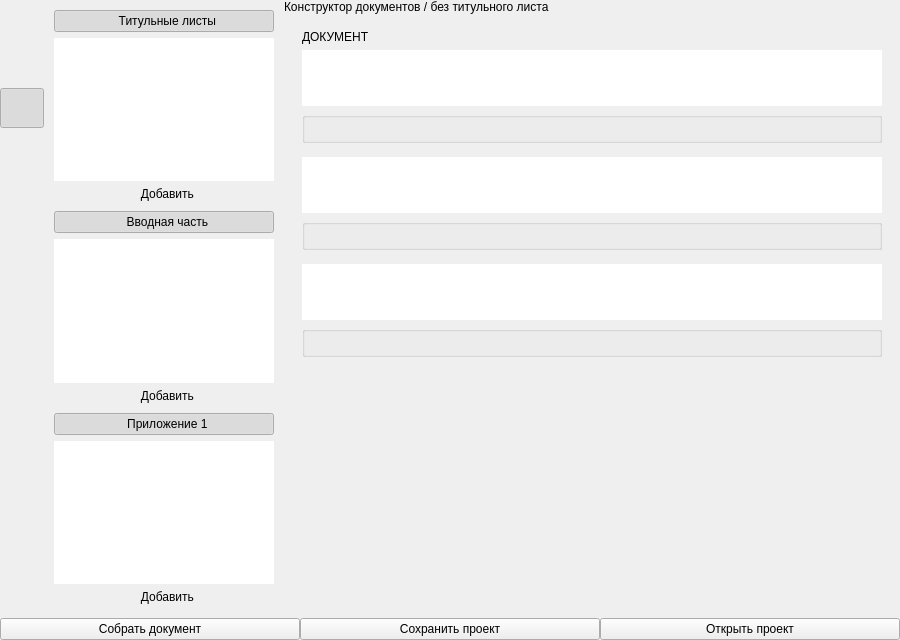
<?xml version="1.0" encoding="UTF-8"?>
<ui version="4.0">
 <class>MainWindow</class>
 <widget class="QMainWindow" name="MainWindow">
  <property name="geometry">
   <rect>
    <x>0</x>
    <y>0</y>
    <width>900</width>
    <height>640</height>
   </rect>
  </property>
  <property name="windowTitle">
   <string>Конструктор документов</string>
  </property>
  <widget class="QWidget" name="constructorCentral">
   <layout class="QVBoxLayout" name="outerLayout">
    <property name="spacing"><number>0</number></property>
    <property name="leftMargin"><number>0</number></property>
    <property name="topMargin"><number>0</number></property>
    <property name="rightMargin"><number>0</number></property>
    <property name="bottomMargin"><number>0</number></property>
    <item>
     <widget class="QWidget" name="contentRow">
      <layout class="QHBoxLayout" name="contentRowLayout">
       <property name="spacing"><number>0</number></property>
       <property name="leftMargin"><number>0</number></property>
       <property name="topMargin"><number>0</number></property>
       <property name="rightMargin"><number>0</number></property>
       <property name="bottomMargin"><number>0</number></property>
       <item>
        <widget class="QWidget" name="activityBar">
         <property name="minimumSize"><size><width>44</width><height>0</height></size></property>
         <property name="maximumSize"><size><width>44</width><height>16777215</height></size></property>
         <layout class="QVBoxLayout" name="activityBarLayout">
          <property name="spacing"><number>0</number></property>
          <property name="leftMargin"><number>0</number></property>
          <property name="topMargin"><number>8</number></property>
          <property name="rightMargin"><number>0</number></property>
          <property name="bottomMargin"><number>8</number></property>
          <item>
           <widget class="QToolButton" name="activityBtn_search">
            <property name="minimumSize"><size><width>44</width><height>40</height></size></property>
            <property name="checkable"><bool>true</bool></property>
            <property name="autoExclusive"><bool>true</bool></property>
            <property name="autoRaise"><bool>true</bool></property>
            <property name="toolTip"><string>Поиск</string></property>
           </widget>
          </item>
          <item>
           <widget class="QToolButton" name="activityBtn_database">
            <property name="minimumSize"><size><width>44</width><height>40</height></size></property>
            <property name="checkable"><bool>true</bool></property>
            <property name="autoExclusive"><bool>true</bool></property>
            <property name="autoRaise"><bool>true</bool></property>
            <property name="toolTip"><string>База документов</string></property>
           </widget>
          </item>
          <item>
           <widget class="QToolButton" name="activityBtn_editor">
            <property name="minimumSize"><size><width>44</width><height>40</height></size></property>
            <property name="checkable"><bool>true</bool></property>
            <property name="checked"><bool>true</bool></property>
            <property name="autoExclusive"><bool>true</bool></property>
            <property name="autoRaise"><bool>true</bool></property>
            <property name="toolTip"><string>Редактор документов</string></property>
           </widget>
          </item>
          <item>
           <widget class="QToolButton" name="activityBtn_employees">
            <property name="minimumSize"><size><width>44</width><height>40</height></size></property>
            <property name="checkable"><bool>true</bool></property>
            <property name="autoExclusive"><bool>true</bool></property>
            <property name="autoRaise"><bool>true</bool></property>
            <property name="toolTip"><string>Сотрудники</string></property>
           </widget>
          </item>
          <item>
           <spacer name="activityBarSpacer">
            <property name="orientation"><enum>Qt::Orientation::Vertical</enum></property>
            <property name="sizeHint" stdset="0"><size><width>20</width><height>40</height></size></property>
           </spacer>
          </item>
         </layout>
        </widget>
       </item>
       <item>
        <widget class="QStackedWidget" name="viewStack">
         <widget class="QWidget" name="tab_document">
          <layout class="QVBoxLayout" name="tab_documentLayout">
           <property name="spacing"><number>0</number></property>
           <property name="leftMargin"><number>0</number></property>
           <property name="topMargin"><number>0</number></property>
           <property name="rightMargin"><number>0</number></property>
           <property name="bottomMargin"><number>0</number></property>
           <item>
            <widget class="QWidget" name="bodyWidget">
             <layout class="QHBoxLayout" name="bodyLayout">
              <property name="spacing"><number>0</number></property>
              <property name="leftMargin"><number>0</number></property>
              <property name="topMargin"><number>0</number></property>
              <property name="rightMargin"><number>0</number></property>
              <property name="bottomMargin"><number>0</number></property>
              <item>
               <widget class="QWidget" name="constructorSidebar">
                <property name="maximumSize">
                 <size><width>240</width><height>16777215</height></size>
                </property>
                <layout class="QVBoxLayout" name="sidebarLayout">
                 <property name="leftMargin"><number>10</number></property>
                 <property name="topMargin"><number>10</number></property>
                 <property name="rightMargin"><number>10</number></property>
                 <property name="bottomMargin"><number>10</number></property>
                 <item>
                  <widget class="QPushButton" name="titleGroupToggle">
                   <property name="text"><string>  Титульные листы</string></property>
                   <property name="checkable"><bool>true</bool></property>
                   <property name="checked"><bool>true</bool></property>
                   <property name="flat"><bool>true</bool></property>
                  </widget>
                 </item>
                 <item>
                  <widget class="QWidget" name="titleGroupContent">
                   <layout class="QVBoxLayout" name="titleGroupContentLayout">
                    <property name="spacing"><number>2</number></property>
                    <property name="leftMargin"><number>0</number></property>
                    <property name="topMargin"><number>0</number></property>
                    <property name="rightMargin"><number>0</number></property>
                    <property name="bottomMargin"><number>0</number></property>
                    <item>
                     <widget class="QListWidget" name="availableBlocksList">
                      <property name="dragEnabled"><bool>true</bool></property>
                      <property name="frameShape"><enum>QFrame::Shape::NoFrame</enum></property>
                      <property name="wordWrap"><bool>true</bool></property>
                      <property name="textElideMode"><enum>Qt::TextElideMode::ElideNone</enum></property>
                      <property name="resizeMode"><enum>QListView::ResizeMode::Adjust</enum></property>
                      <property name="horizontalScrollBarPolicy">
                       <enum>Qt::ScrollBarPolicy::ScrollBarAlwaysOff</enum>
                      </property>
                      <property name="sizePolicy">
                       <sizepolicy hsizetype="Preferred" vsizetype="Maximum">
                        <horstretch>0</horstretch><verstretch>0</verstretch>
                       </sizepolicy>
                      </property>
                     </widget>
                    </item>
                    <item>
                     <widget class="QPushButton" name="addTitleVariantBtn">
                      <property name="text"><string>  Добавить</string></property>
                      <property name="flat"><bool>true</bool></property>
                      <property name="cursor"><cursorShape>PointingHandCursor</cursorShape></property>
                     </widget>
                    </item>
                   </layout>
                  </widget>
                 </item>
                 <item>
                  <widget class="QPushButton" name="introGroupToggle">
                   <property name="text"><string>  Вводная часть</string></property>
                   <property name="checkable"><bool>true</bool></property>
                   <property name="checked"><bool>true</bool></property>
                   <property name="flat"><bool>true</bool></property>
                  </widget>
                 </item>
                 <item>
                  <widget class="QWidget" name="introGroupContent">
                   <layout class="QVBoxLayout" name="introGroupContentLayout">
                    <property name="spacing"><number>2</number></property>
                    <property name="leftMargin"><number>0</number></property>
                    <property name="topMargin"><number>0</number></property>
                    <property name="rightMargin"><number>0</number></property>
                    <property name="bottomMargin"><number>0</number></property>
                    <item>
                     <widget class="QListWidget" name="availableIntroBlocksList">
                      <property name="dragEnabled"><bool>true</bool></property>
                      <property name="frameShape"><enum>QFrame::Shape::NoFrame</enum></property>
                      <property name="wordWrap"><bool>true</bool></property>
                      <property name="textElideMode"><enum>Qt::TextElideMode::ElideNone</enum></property>
                      <property name="resizeMode"><enum>QListView::ResizeMode::Adjust</enum></property>
                      <property name="horizontalScrollBarPolicy">
                       <enum>Qt::ScrollBarPolicy::ScrollBarAlwaysOff</enum>
                      </property>
                      <property name="sizePolicy">
                       <sizepolicy hsizetype="Preferred" vsizetype="Maximum">
                        <horstretch>0</horstretch><verstretch>0</verstretch>
                       </sizepolicy>
                      </property>
                     </widget>
                    </item>
                    <item>
                     <widget class="QPushButton" name="addIntroVariantBtn">
                      <property name="text"><string>  Добавить</string></property>
                      <property name="flat"><bool>true</bool></property>
                      <property name="cursor"><cursorShape>PointingHandCursor</cursorShape></property>
                     </widget>
                    </item>
                   </layout>
                  </widget>
                 </item>
                 <item>
                  <widget class="QPushButton" name="appendix1GroupToggle">
                   <property name="text"><string>  Приложение 1</string></property>
                   <property name="checkable"><bool>true</bool></property>
                   <property name="checked"><bool>true</bool></property>
                   <property name="flat"><bool>true</bool></property>
                  </widget>
                 </item>
                 <item>
                  <widget class="QWidget" name="appendix1GroupContent">
                   <layout class="QVBoxLayout" name="appendix1GroupContentLayout">
                    <property name="spacing"><number>2</number></property>
                    <property name="leftMargin"><number>0</number></property>
                    <property name="topMargin"><number>0</number></property>
                    <property name="rightMargin"><number>0</number></property>
                    <property name="bottomMargin"><number>0</number></property>
                    <item>
                     <widget class="QListWidget" name="availableAppendix1BlocksList">
                      <property name="dragEnabled"><bool>true</bool></property>
                      <property name="frameShape"><enum>QFrame::Shape::NoFrame</enum></property>
                      <property name="wordWrap"><bool>true</bool></property>
                      <property name="textElideMode"><enum>Qt::TextElideMode::ElideNone</enum></property>
                      <property name="resizeMode"><enum>QListView::ResizeMode::Adjust</enum></property>
                      <property name="horizontalScrollBarPolicy">
                       <enum>Qt::ScrollBarPolicy::ScrollBarAlwaysOff</enum>
                      </property>
                      <property name="sizePolicy">
                       <sizepolicy hsizetype="Preferred" vsizetype="Maximum">
                        <horstretch>0</horstretch><verstretch>0</verstretch>
                       </sizepolicy>
                      </property>
                     </widget>
                    </item>
                    <item>
                     <widget class="QPushButton" name="addAppendix1VariantBtn">
                      <property name="text"><string>  Добавить</string></property>
                      <property name="flat"><bool>true</bool></property>
                      <property name="cursor"><cursorShape>PointingHandCursor</cursorShape></property>
                     </widget>
                    </item>
                   </layout>
                  </widget>
                 </item>
                 <item>
                  <spacer name="sidebarSpacer">
                   <property name="orientation"><enum>Qt::Orientation::Vertical</enum></property>
                   <property name="sizeHint" stdset="0">
                    <size><width>20</width><height>20</height></size>
                   </property>
                  </spacer>
                 </item>
                </layout>
               </widget>
              </item>
              <item>
               <widget class="QWidget" name="mainArea">
                <layout class="QVBoxLayout" name="mainAreaOuterLayout">
                 <property name="spacing"><number>0</number></property>
                 <property name="leftMargin"><number>0</number></property>
                 <property name="topMargin"><number>0</number></property>
                 <property name="rightMargin"><number>0</number></property>
                 <property name="bottomMargin"><number>0</number></property>
                 <item>
                  <widget class="QLabel" name="crumbLabel">
                   <property name="text"><string>Конструктор документов / без титульного листа</string></property>
                   <property name="wordWrap"><bool>true</bool></property>
                  </widget>
                 </item>
                 <item>
                  <widget class="QScrollArea" name="mainAreaScrollArea">
                   <property name="widgetResizable"><bool>true</bool></property>
                   <property name="frameShape"><enum>QFrame::Shape::NoFrame</enum></property>
                   <property name="horizontalScrollBarPolicy">
                    <enum>Qt::ScrollBarPolicy::ScrollBarAlwaysOff</enum>
                   </property>
                   <widget class="QWidget" name="mainAreaContent">
                    <property name="geometry">
                     <rect><x>0</x><y>0</y><width>620</width><height>400</height></rect>
                    </property>
                   <layout class="QVBoxLayout" name="mainAreaLayout">
                    <property name="leftMargin"><number>18</number></property>
                    <property name="topMargin"><number>16</number></property>
                    <property name="rightMargin"><number>18</number></property>
                    <property name="bottomMargin"><number>16</number></property>
                    <item>
                     <widget class="QLabel" name="documentSectionLabel">
                      <property name="text"><string>ДОКУМЕНТ</string></property>
                     </widget>
                    </item>
                    <item>
                     <widget class="QListWidget" name="includedBlockList">
                      <property name="acceptDrops"><bool>true</bool></property>
                      <property name="dragDropMode">
                       <enum>QAbstractItemView::DragDropMode::DragDrop</enum>
                      </property>
                      <property name="defaultDropAction">
                       <enum>Qt::DropAction::MoveAction</enum>
                      </property>
                      <property name="frameShape"><enum>QFrame::Shape::NoFrame</enum></property>
                      <property name="horizontalScrollBarPolicy">
                       <enum>Qt::ScrollBarPolicy::ScrollBarAlwaysOff</enum>
                      </property>
                      <property name="verticalScrollBarPolicy">
                       <enum>Qt::ScrollBarPolicy::ScrollBarAlwaysOff</enum>
                      </property>
                      <property name="maximumSize">
                       <size><width>16777215</width><height>56</height></size>
                      </property>
                     </widget>
                    </item>
                    <item>
                     <widget class="QGroupBox" name="fieldsPanel">
                      <property name="title"><string/></property>
                      <property name="visible"><bool>false</bool></property>
                      <layout class="QFormLayout" name="titleFieldsLayout"/>
                     </widget>
                    </item>
                    <item>
                     <widget class="QFrame" name="slotSeparator">
                      <property name="frameShape"><enum>QFrame::Shape::NoFrame</enum></property>
                      <property name="minimumSize"><size><width>0</width><height>2</height></size></property>
                      <property name="maximumSize"><size><width>16777215</width><height>2</height></size></property>
                     </widget>
                    </item>
                    <item>
                     <widget class="QListWidget" name="includedIntroBlockList">
                      <property name="acceptDrops"><bool>true</bool></property>
                      <property name="dragDropMode">
                       <enum>QAbstractItemView::DragDropMode::DragDrop</enum>
                      </property>
                      <property name="defaultDropAction">
                       <enum>Qt::DropAction::MoveAction</enum>
                      </property>
                      <property name="frameShape"><enum>QFrame::Shape::NoFrame</enum></property>
                      <property name="horizontalScrollBarPolicy">
                       <enum>Qt::ScrollBarPolicy::ScrollBarAlwaysOff</enum>
                      </property>
                      <property name="verticalScrollBarPolicy">
                       <enum>Qt::ScrollBarPolicy::ScrollBarAlwaysOff</enum>
                      </property>
                      <property name="maximumSize">
                       <size><width>16777215</width><height>56</height></size>
                      </property>
                     </widget>
                    </item>
                    <item>
                     <widget class="QGroupBox" name="introFieldsPanel">
                      <property name="title"><string/></property>
                      <property name="visible"><bool>false</bool></property>
                      <layout class="QFormLayout" name="introFieldsLayout"/>
                     </widget>
                    </item>
                    <item>
                     <widget class="QFrame" name="slotSeparator2">
                      <property name="frameShape"><enum>QFrame::Shape::NoFrame</enum></property>
                      <property name="minimumSize"><size><width>0</width><height>2</height></size></property>
                      <property name="maximumSize"><size><width>16777215</width><height>2</height></size></property>
                     </widget>
                    </item>
                    <item>
                     <widget class="QListWidget" name="includedAppendix1BlockList">
                      <property name="acceptDrops"><bool>true</bool></property>
                      <property name="dragDropMode">
                       <enum>QAbstractItemView::DragDropMode::DragDrop</enum>
                      </property>
                      <property name="defaultDropAction">
                       <enum>Qt::DropAction::MoveAction</enum>
                      </property>
                      <property name="frameShape"><enum>QFrame::Shape::NoFrame</enum></property>
                      <property name="horizontalScrollBarPolicy">
                       <enum>Qt::ScrollBarPolicy::ScrollBarAlwaysOff</enum>
                      </property>
                      <property name="verticalScrollBarPolicy">
                       <enum>Qt::ScrollBarPolicy::ScrollBarAlwaysOff</enum>
                      </property>
                      <property name="maximumSize">
                       <size><width>16777215</width><height>56</height></size>
                      </property>
                     </widget>
                    </item>
                    <item>
                     <widget class="QGroupBox" name="appendix1FieldsPanel">
                      <property name="title"><string/></property>
                      <property name="visible"><bool>false</bool></property>
                      <layout class="QFormLayout" name="appendix1FieldsLayout"/>
                     </widget>
                    </item>
                    <item>
                     <spacer name="mainAreaSpacer">
                      <property name="orientation"><enum>Qt::Orientation::Vertical</enum></property>
                      <property name="sizeHint" stdset="0">
                       <size><width>20</width><height>40</height></size>
                      </property>
                     </spacer>
                    </item>
                   </layout>
                   </widget>
                  </widget>
                 </item>
                </layout>
               </widget>
              </item>
             </layout>
            </widget>
           </item>
          </layout>
         </widget>
         <widget class="QWidget" name="page_database">
          <layout class="QHBoxLayout" name="pageDatabaseLayout">
           <property name="spacing"><number>0</number></property>
           <property name="leftMargin"><number>0</number></property>
           <property name="topMargin"><number>0</number></property>
           <property name="rightMargin"><number>0</number></property>
           <property name="bottomMargin"><number>0</number></property>
           <item>
            <widget class="QSplitter" name="mainSplitter">
             <property name="orientation"><enum>Qt::Orientation::Horizontal</enum></property>
             <property name="childrenCollapsible"><bool>false</bool></property>
             <widget class="QWidget" name="revealStrip">
              <property name="visible"><bool>false</bool></property>
              <property name="minimumSize"><size><width>22</width><height>0</height></size></property>
              <property name="maximumSize"><size><width>22</width><height>16777215</height></size></property>
              <layout class="QVBoxLayout" name="revealStripLayout">
               <property name="leftMargin"><number>0</number></property>
               <property name="topMargin"><number>4</number></property>
               <property name="rightMargin"><number>0</number></property>
               <property name="bottomMargin"><number>0</number></property>
               <item>
                <widget class="QPushButton" name="sidebarBtn_expand">
                 <property name="maximumSize"><size><width>22</width><height>16777215</height></size></property>
                 <property name="text"><string>▶</string></property>
                </widget>
               </item>
               <item>
                <spacer name="revealStripSpacer">
                 <property name="orientation"><enum>Qt::Orientation::Vertical</enum></property>
                 <property name="sizeHint" stdset="0"><size><width>20</width><height>40</height></size></property>
                </spacer>
               </item>
              </layout>
             </widget>
             <widget class="QWidget" name="sidebar">
              <property name="minimumSize"><size><width>180</width><height>0</height></size></property>
              <property name="maximumSize"><size><width>360</width><height>16777215</height></size></property>
              <layout class="QVBoxLayout" name="objectsSidebarLayout">
               <property name="leftMargin"><number>10</number></property>
               <property name="topMargin"><number>10</number></property>
               <property name="rightMargin"><number>10</number></property>
               <property name="bottomMargin"><number>10</number></property>
               <item>
                <widget class="QWidget" name="sidebarHeaderRowWidget">
                 <layout class="QHBoxLayout" name="sidebarHeaderRow">
                  <property name="leftMargin"><number>0</number></property>
                  <property name="topMargin"><number>0</number></property>
                  <property name="rightMargin"><number>0</number></property>
                  <property name="bottomMargin"><number>0</number></property>
                  <item>
                   <widget class="QLabel" name="sidebarHeader_objects">
                    <property name="text"><string>ОБЪЕКТЫ</string></property>
                   </widget>
                  </item>
                  <item>
                   <widget class="QPushButton" name="sidebarBtn_collapse">
                    <property name="maximumSize"><size><width>22</width><height>16777215</height></size></property>
                    <property name="text"><string>◀</string></property>
                    <property name="toolTip"><string>Скрыть панель</string></property>
                   </widget>
                  </item>
                 </layout>
                </widget>
               </item>
               <item>
                <widget class="QLineEdit" name="sidebarSearchBox">
                 <property name="placeholderText"><string>Поиск по объектам и документам</string></property>
                </widget>
               </item>
               <item>
                <widget class="QPushButton" name="sidebarBtn_createObject">
                 <property name="text"><string>Создать объект</string></property>
                </widget>
               </item>
               <item>
                <widget class="QPushButton" name="sidebarBtn_createDocument">
                 <property name="text"><string>Создать документ</string></property>
                </widget>
               </item>
               <item>
                <widget class="QTreeWidget" name="objectsTree">
                 <column><property name="text"><string>Документы</string></property></column>
                </widget>
               </item>
              </layout>
             </widget>
             <widget class="QWidget" name="databaseContent">
              <layout class="QVBoxLayout" name="databaseContentOuterLayout">
               <property name="spacing"><number>0</number></property>
               <property name="leftMargin"><number>0</number></property>
               <property name="topMargin"><number>0</number></property>
               <property name="rightMargin"><number>0</number></property>
               <property name="bottomMargin"><number>0</number></property>
               <item>
                <widget class="QLabel" name="databaseBreadcrumbLabel">
                 <property name="text"><string>База документов</string></property>
                </widget>
               </item>
               <item>
                <widget class="QScrollArea" name="databaseScrollArea">
                 <property name="widgetResizable"><bool>true</bool></property>
                 <property name="frameShape"><enum>QFrame::Shape::NoFrame</enum></property>
                 <property name="horizontalScrollBarPolicy">
                  <enum>Qt::ScrollBarPolicy::ScrollBarAlwaysOff</enum>
                 </property>
                 <widget class="QWidget" name="databaseScrollContent">
                  <layout class="QVBoxLayout" name="databaseContentLayout">
                   <property name="leftMargin"><number>18</number></property>
                   <property name="topMargin"><number>16</number></property>
                   <property name="rightMargin"><number>18</number></property>
                   <property name="bottomMargin"><number>16</number></property>
                   <item>
                    <widget class="QLabel" name="databaseHintLabel">
                     <property name="text"><string>Выберите документ слева, чтобы посмотреть его содержимое.</string></property>
                     <property name="wordWrap"><bool>true</bool></property>
                     <property name="alignment"><set>Qt::AlignmentFlag::AlignLeft|Qt::AlignmentFlag::AlignTop</set></property>
                    </widget>
                   </item>
                   <item>
                    <widget class="QWidget" name="databasePreviewContainer">
                     <layout class="QVBoxLayout" name="databasePreviewLayout">
                      <property name="leftMargin"><number>0</number></property>
                      <property name="topMargin"><number>0</number></property>
                      <property name="rightMargin"><number>0</number></property>
                      <property name="bottomMargin"><number>0</number></property>
                     </layout>
                    </widget>
                   </item>
                   <item>
                    <spacer name="databaseContentSpacer">
                     <property name="orientation"><enum>Qt::Orientation::Vertical</enum></property>
                     <property name="sizeHint" stdset="0"><size><width>20</width><height>40</height></size></property>
                    </spacer>
                   </item>
                  </layout>
                 </widget>
                </widget>
               </item>
              </layout>
             </widget>
            </widget>
           </item>
          </layout>
         </widget>
         <widget class="QWidget" name="page_stub">
          <layout class="QVBoxLayout" name="pageStubLayout">
           <item>
            <spacer name="stubSpacerTop">
             <property name="orientation"><enum>Qt::Orientation::Vertical</enum></property>
             <property name="sizeHint" stdset="0"><size><width>20</width><height>40</height></size></property>
            </spacer>
           </item>
           <item>
            <widget class="QLabel" name="activityStubTitle">
             <property name="alignment"><set>Qt::AlignmentFlag::AlignHCenter</set></property>
            </widget>
           </item>
           <item>
            <widget class="QLabel" name="activityStubHint">
             <property name="text"><string>Раздел ещё не реализован.</string></property>
             <property name="alignment"><set>Qt::AlignmentFlag::AlignHCenter</set></property>
            </widget>
           </item>
           <item>
            <spacer name="stubSpacerBottom">
             <property name="orientation"><enum>Qt::Orientation::Vertical</enum></property>
             <property name="sizeHint" stdset="0"><size><width>20</width><height>40</height></size></property>
            </spacer>
           </item>
          </layout>
         </widget>
        </widget>
       </item>
      </layout>
     </widget>
    </item>
    <item>
     <widget class="QWidget" name="constructorBottomBar">
      <layout class="QHBoxLayout" name="bottomBarLayout">
       <property name="spacing"><number>0</number></property>
       <property name="leftMargin"><number>0</number></property>
       <property name="topMargin"><number>0</number></property>
       <property name="rightMargin"><number>0</number></property>
       <property name="bottomMargin"><number>0</number></property>
       <item>
        <widget class="QPushButton" name="pushButt_generateWord">
         <property name="text"><string>Собрать документ</string></property>
        </widget>
       </item>
       <item>
        <widget class="QPushButton" name="pushButton_saveProject">
         <property name="text"><string>Сохранить проект</string></property>
        </widget>
       </item>
       <item>
        <widget class="QPushButton" name="pushButton_openProject">
         <property name="text"><string>Открыть проект</string></property>
        </widget>
       </item>
      </layout>
     </widget>
    </item>
   </layout>
  </widget>
 </widget>
 <resources/>
 <connections/>
</ui>
